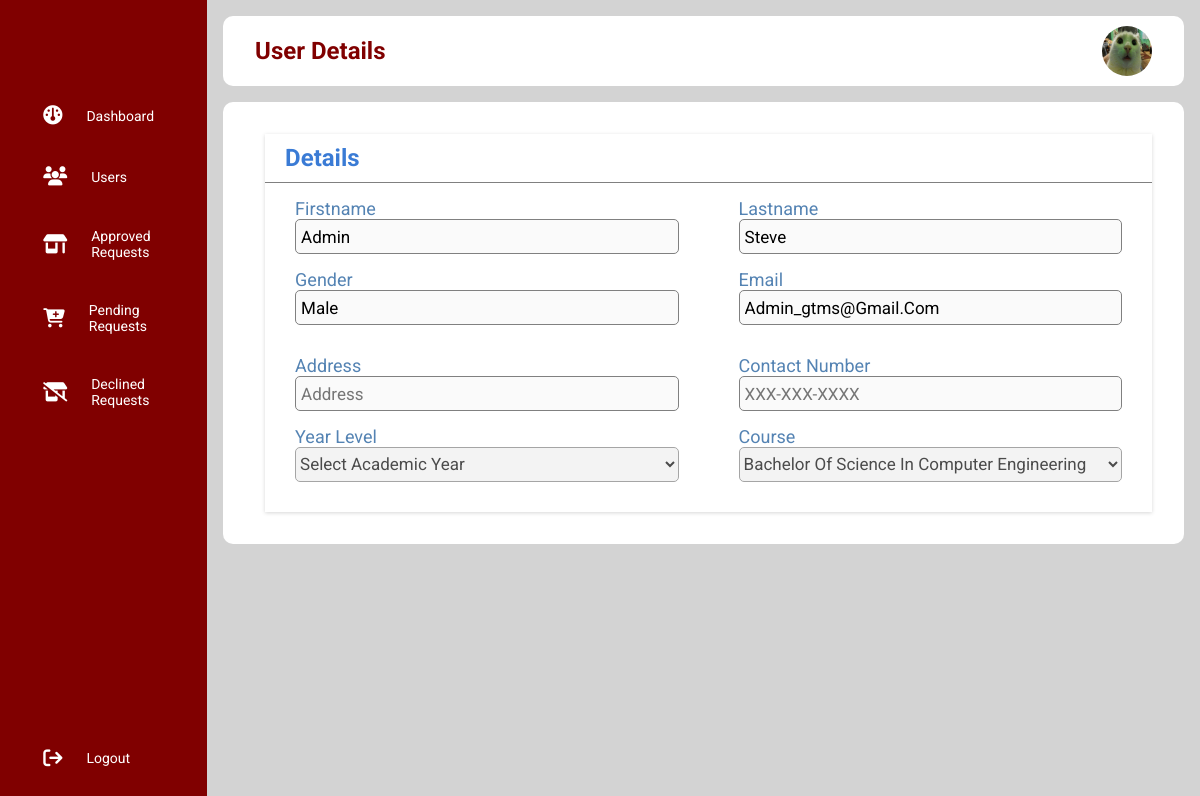
The app's page /admin/view_user.php?uid=2 with its own data.
### tables this page shows
CREATE TABLE `users` (
  `id` int(11) NOT NULL,
  `student_id` varchar(25) NOT NULL,
  `firstname` varchar(50) NOT NULL,
  `lastname` varchar(25) NOT NULL,
  `gender` varchar(10) NOT NULL,
  `email_address` varchar(50) NOT NULL,
  `password` varchar(255) NOT NULL,
  `contact_no` varchar(12) NOT NULL,
  `address` varchar(255) NOT NULL,
  `course` varchar(255) NOT NULL,
  `academic_year` varchar(255) NOT NULL,
  `access_level` varchar(25) NOT NULL,
  `image_profile` varchar(255) NOT NULL,
  `profile_status` varchar(50) NOT NULL,
  `created` timestamp NOT NULL DEFAULT current_timestamp(),
  `modified` datetime NOT NULL DEFAULT current_timestamp()
);

### object/user.php (called while the page is built, shortened)
<?php
class User {
	private $conn;
	private $table_name = "users";
	public $id;
	public function __construct($db) {
		$this->conn = $db;
	}
	function readOne(){
		$query = "SELECT
					firstname,
					lastname,
					student_id,
					image_profile,
					gender,
					email_address,
					contact_no,
					address,
					course,
					academic_year
				FROM
					" . $this->table_name . "
				WHERE
					id = ?
				LIMIT 0,1";
		$stmt = $this->conn->prepare($query);
		$stmt->bindParam(1, $this->id);
		$stmt->execute();
		$row = $stmt->fetch(PDO::FETCH_ASSOC);
		$this->firstname = $row['firstname'];
		$this->lastname =  $row['lastname'];
		$this->gender =  $row['gender'];
		$this->email_address =  $row['email_address'];
		$this->contact_no =  $row['contact_no'];
		$this->address =  $row['address'];
		$this->course =  $row['course'];
	}
}
?>

### object/course.php (called while the page is built, shortened)
<?php
class Course{
    private $conn;
    private $table_name = "courses";
    public function __construct($db){
        $this->conn = $db;
    }
    function read(){
        $query = "SELECT
                    id, name
                FROM
                    " . $this->table_name . "
                ORDER BY
                    name";
        $stmt = $this->conn->prepare($query);
        $stmt->execute();
        return $stmt;
    }
}
?>

### admin/view_user.php (the view, shortened to what this page needs)
<?php
$id = isset($_GET['uid']) ? $_GET['uid'] : die('Error: ID not Found');
include_once '../object/user.php';
include_once '../object/course.php';
$database = new Database();
$db = $database->getConnection();
$user = new User($db);
$course = new Course($db);
$user->id = $id;
$user->readOne();
include_once 'sidebar.php';
include_once "layout_head.php";
?>
<div class="panel_container" id="profile-container">
    <div class="panel_wrapper">
        <form class="account" action="<?php echo htmlspecialchars($_SERVER["PHP_SELF"]); ?>" method="POST" enctype="multipart/form-data">
            <div class="account_header">
                <h1 class="account_title">Details</h1>
            </div>
            <div class="account_edit">
                <div class="input_container">
                    <label>Firstname</label>
                    <input type="text" name="firstname" placeholder="Firstname" value="<?php echo $user->firstname;?>" disabled>
                </div>
                <div class="input_container">
                    <label>Lastname</label>
                    <input type="text" name="lastname" placeholder="Lastname" value="<?php echo $user->lastname;?>"disabled>
                </div>
            </div>
            <div class="account_edit">
                <div class="input_container">
                <label>Gender</label>
                <input type="text" name="gender" placeholder="Email" value="<?php echo $user->gender;?>" required disabled>
                </div>
                <div class="input_container">
                    <label>Email</label>
                    <input type="text" name="email_address" placeholder="Email" value="<?php echo $user->email_address;?>" required disabled>
                </div>
            </div>
            <div class="account_edit">
                <div class="input_container">
                    <label>Address</label>
                    <input type="text" name="address" placeholder="Address" value="<?php echo $user->address;?>" disabled>
                </div>
                <div class="input_container">
                    <label>Contact Number</label>
                    <input type="text" name="contact_no" placeholder="XXX-XXX-XXXX" pattern="[0-9]{3}-[0-9]{3}-[0-9]{4}" value="<?php echo $user->contact_no;?>" disabled>
                </div>
            </div>
            <div class="account_edit">
                <div class="input_container">
                    <label>Year Level</label>
                    <?php
                        echo "<select name='academic_year' disabled>";
                        echo "<option disabled selected>Select Academic Year</option>";
                        echo "</select>";
                    ?>
                </div>
                <div class="input_container">
                    <label>Course</label>
                    <?php
                    $stmt = $course->read();
                    echo "<select name='course' disabled>";
                    while ($row_course = $stmt->fetch(PDO::FETCH_ASSOC)) {
                        $course_id = $row_course['id'];
                        $course_name = $row_course['name'];
                        if ($user->course==$course_id) {
                            echo "<option value='$course_id' selected>";
                        }else{
                            echo "<option value='$course_id'>";
                        }
                        echo "$course_name</option>";
                    }
                    echo "</select>";
                    ?>
                </div>
                </div>
        </form>
    </div>
</div>
<?php include_once 'layout_foot.php'; ?>

### libs/css/admin-style.css (style rules this page uses)
* { margin: 0; padding: 0; border: none; outline: none; box-sizing: border-box; font-family: Roboto; }
body { display: flex; }
.panel_container { background: white; padding: 2rem; border-radius: 10px; }
.panel_wrapper { display: flex; flex-wrap: wrap; gap: 1rem; }
.input_container { width: 100%; display: flex; flex-direction: column; margin: 0 30px;; }
.input_container label { color: #5483b3; font-size: 18px; }
.input_container input { height: 35px; border: 1.5px solid gray; border-radius: 5px; color: black; font-size: 17px; padding: 5px; }
.input_container select { height: 35px; border: 1.5px solid gray; border-radius: 5px; color: black; font-size: 17px; text-transform: capitalize; }
.account { flex: 2; width: 50%; margin-left: 10px; background-color: white; box-shadow: rgba(0, 0, 0, 0.16) 0px 1px 4px; height: auto; }
.account_header { display: flex; justify-content: space-between; align-items: center; padding: 10px; border-bottom: 1px solid gray; }
.account_title { font-size: 24px; color: #3a7bd5; font-weight: bold; margin-left: 10px; }
.account_edit { display: flex; justify-content: space-between; margin: 15px 0; }
.input_container input { height: 35px; border: 1.5px solid gray; border-radius: 5px; color: black; font-size: 17px; padding: 5px; text-transform: capitalize; }

### records on screen
users: firstname "Admin", lastname "Steve", gender "Male", email_address "admin_gtms@gmail.com"

### other values on screen
$page_title "User Details"
form field course "Bachelor of Science in Computer Engineering"
